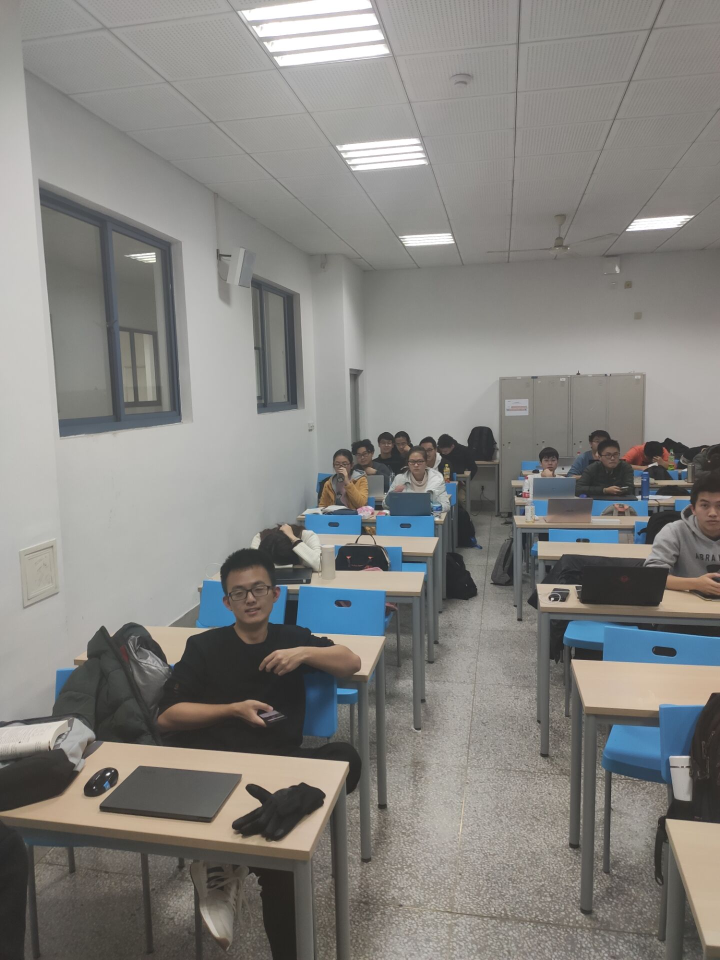
#> input picture test/test1.jpg, 1440 x 1920 px (shown at 1/2 size); its folder holds only this picture in this run
$ python -i FaceNet.py   (imports and definitions only)
#> lines starting #> are read from the running program, lines starting #| are printed output that depends on the picture
# coding: utf-8

# ================================
# FaceNet人脸识别
# SEU-PR // R.YY & Z.HF & Z.X
# ================================

from keras_facenet import FaceNet
import cv2
import os
import numpy as np

IGNORE_THRESHOLD = 1.  # 距离阈值，若最小距离大于该阈值，舍去该脸


class FaceNetWrap:
  def __init__(self, callback=None):
    self.file_list = os.listdir('./dataset/train')
    self.faces = []
    self.names = []  # faces - names相同下标位置一一对应
    for file in self.file_list:
      self.faces.append(convert_gray_to_bgr_use_path(os.path.join('./dataset/train', file)))
      self.names.append(file.split('.')[0].split('-')[1])
    self.embedder = FaceNet()
    self.embeddings = self.embedder.embeddings(self.faces)
    if callback:
      callback()

  def get_embedding(self, img):
    embeddings_test = self.embedder.embeddings([img])
    return embeddings_test[0]

  # 返回匹配人名和距离、照片
  def get_best_fit(self, embedding):
    dis = [get_L2_norm_squared(em, embedding) for em in self.embeddings]
    idx = np.argmin(dis)
    img = cv2.imread(os.path.join('./dataset/train', self.file_list[idx]), cv2.IMREAD_GRAYSCALE)
    name = self.names[idx]
    return name, dis[idx], img


# 灰度图转三通道图，FaceNet要求
def convert_gray_to_bgr_use_path(path):
#> called with path = 'test/test1.jpg'
  img = cv2.imread(path, cv2.IMREAD_GRAYSCALE)
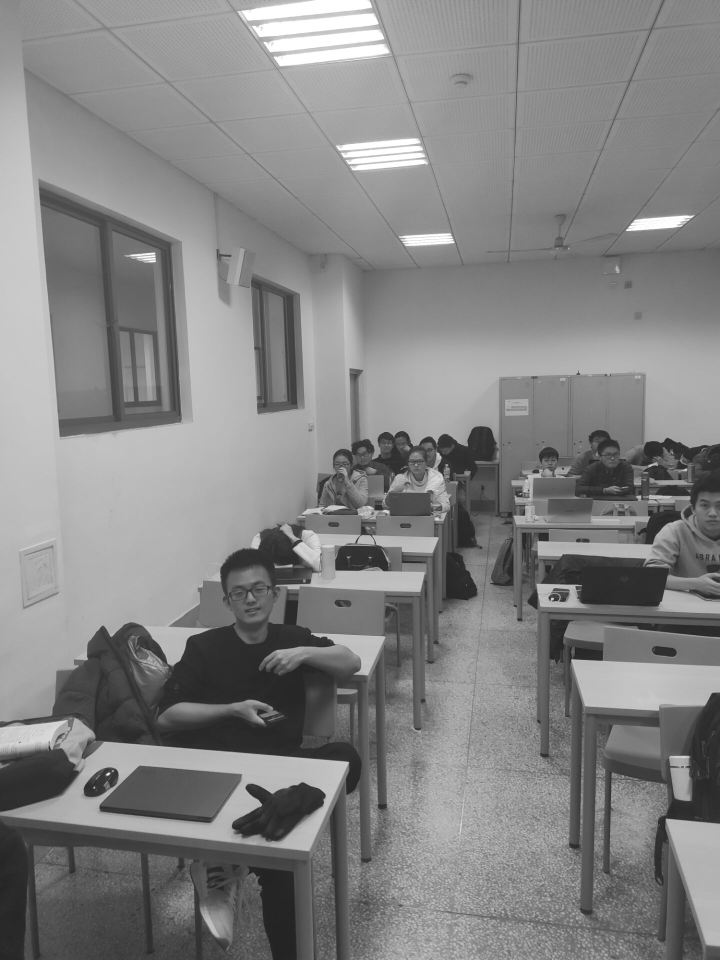
#> img: shape (1920, 1440) (shown at 1/2 size); min 26, max 255, mean 131.1
  img = cv2.resize(img, (100, 100))
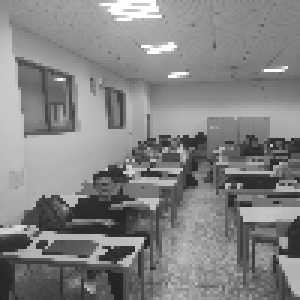
#> img: shape (100, 100) (shown 3 times larger); min 35, max 255, mean 130.9
  img = cv2.equalizeHist(img)
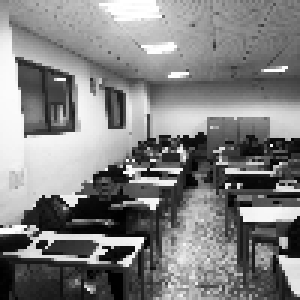
#> img: shape (100, 100) (shown 3 times larger); min 0, max 255, mean 128.4
  img = cv2.cvtColor(img, cv2.COLOR_GRAY2BGR)
#> img: shape (100, 100, 3)
  return img


def convert_gray_to_bgr_use_img(img):
  img = cv2.resize(img, (100, 100))
  img = cv2.equalizeHist(img)
  img = cv2.cvtColor(img, cv2.COLOR_GRAY2BGR)
  return img


# 计算L2范数之平方作为距离值
def get_L2_norm_squared(a, b):
  sum = 0
  for i in range(len(a)):
    sum += (a[i] - b[i]) * (a[i] - b[i])
  return sum

>>> result = convert_gray_to_bgr_use_path('test/test1.jpg')
